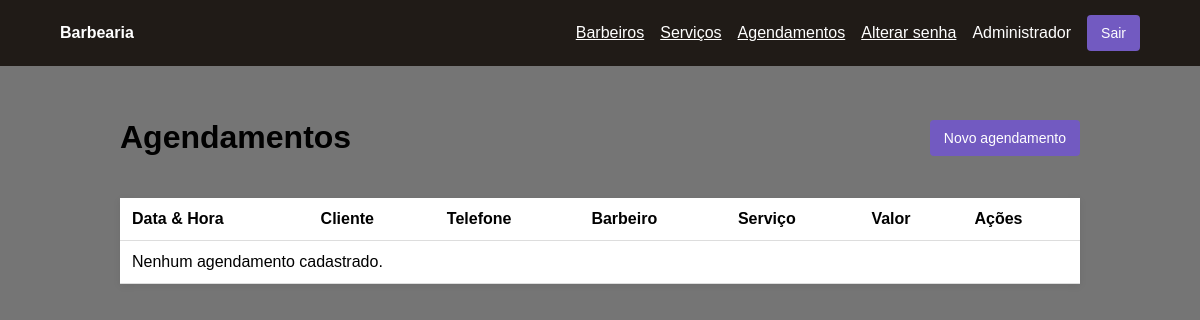
The page /index.php?r=agendamentos (signed in) on the database as committed earlier.
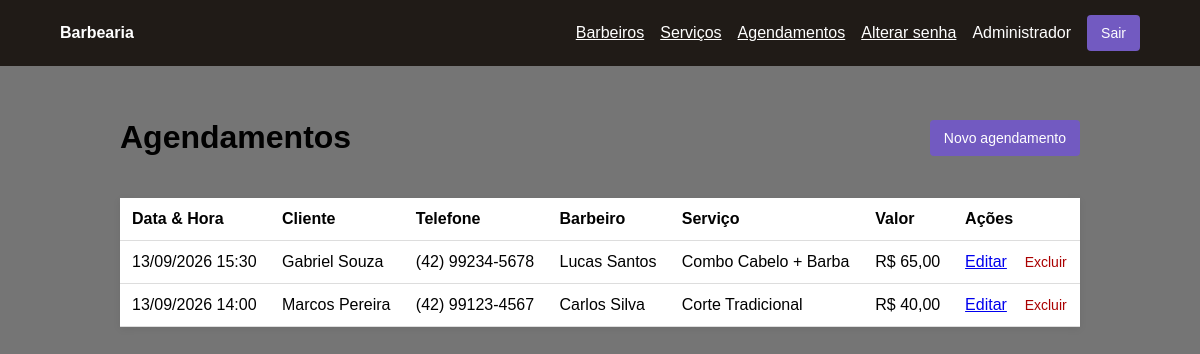
The same page on the database as committed later.
### tables this page shows
CREATE TABLE agendamentos (
  id BIGINT UNSIGNED AUTO_INCREMENT PRIMARY KEY,
  cliente_nome VARCHAR(120) NOT NULL,
  cliente_telefone VARCHAR(20) NOT NULL,
  barbeiro_id BIGINT UNSIGNED NOT NULL,
  servico_id BIGINT UNSIGNED NOT NULL,
  data_hora DATETIME NOT NULL,
  observacoes VARCHAR(255) NULL,
  criado_em DATETIME NOT NULL DEFAULT CURRENT_TIMESTAMP,
  atualizado_em DATETIME NOT NULL DEFAULT CURRENT_TIMESTAMP ON UPDATE CURRENT_TIMESTAMP,
  CONSTRAINT fk_agendamento_barbeiro FOREIGN KEY (barbeiro_id) REFERENCES barbeiros(id) ON DELETE CASCADE,
  CONSTRAINT fk_agendamento_servico FOREIGN KEY (servico_id) REFERENCES servicos(id) ON DELETE CASCADE
);

CREATE TABLE barbeiros (
  id BIGINT UNSIGNED AUTO_INCREMENT PRIMARY KEY,
  nome VARCHAR(120) NOT NULL,
  telefone VARCHAR(20) NOT NULL,
  email VARCHAR(150) NULL UNIQUE,
  especialidade VARCHAR(150) NULL,
  ativo TINYINT(1) NOT NULL DEFAULT 1,
  criado_em DATETIME NOT NULL DEFAULT CURRENT_TIMESTAMP,
  atualizado_em DATETIME NOT NULL DEFAULT CURRENT_TIMESTAMP ON UPDATE CURRENT_TIMESTAMP
);

CREATE TABLE servicos (
  id BIGINT UNSIGNED AUTO_INCREMENT PRIMARY KEY,
  nome VARCHAR(120) NOT NULL,
  preco DECIMAL(10,2) NOT NULL DEFAULT 0.00,
  duracao INT UNSIGNED NOT NULL DEFAULT 30,
  status TINYINT(1) NOT NULL DEFAULT 1,
  criado_em DATETIME NOT NULL DEFAULT CURRENT_TIMESTAMP,
  atualizado_em DATETIME NOT NULL DEFAULT CURRENT_TIMESTAMP ON UPDATE CURRENT_TIMESTAMP
);

### app/Core/view.php (called while the page is built, shortened)
<?php
function view(string $name, array $data = []): void
{
    extract($data, EXTR_SKIP);
    require __DIR__ . '/../Views/' . $name . '.php';
}

### app/Controllers/AgendamentoController.php (called while the page is built, shortened)
<?php
final class AgendamentoController
{
    public function index(): void
    {
        view('agendamentos/index', ['agendamentos' => $this->agendamentos->all()]);
    }
}

### app/Core/Auth.php (called while the page is built, shortened)
<?php
final class Auth
{
    public static function check(): bool
    {
        return isset($_SESSION['usuario']);
    }
    public static function user(): ?array
    {
        return $_SESSION['usuario'] ?? null;
    }
}

### app/Core/helpers.php (called while the page is built, shortened)
<?php
function url(string $route = ''): string
{
    return 'index.php?r=' . rawurlencode($route);
}
function e(?string $value): string
{
    return htmlspecialchars((string)$value, ENT_QUOTES, 'UTF-8');
}

### app/Models/Agendamento.php (called while the page is built, shortened)
<?php
final class Agendamento
{
    public function all(): array
    {
        $sql = 'SELECT a.*, b.nome AS barbeiro_nome, s.nome AS servico_nome, s.preco AS servico_preco
                FROM agendamentos a
                INNER JOIN barbeiros b ON a.barbeiro_id = b.id
                INNER JOIN servicos s ON a.servico_id = s.id
                ORDER BY a.data_hora DESC';
        return $this->db->query($sql)->fetchAll();
    }
}

### app/Views/agendamentos/index.php (the view, shortened to what this page needs)
<?php require __DIR__ . '/../layout/header.php'; ?>
<div class="page-title">
    <h1>Agendamentos</h1>
    <a class="button" href="<?= url('agendamentos/novo') ?>">Novo agendamento</a>
</div>
<table>
    <thead>
    <tr>
        <th>Data & Hora</th>
        <th>Cliente</th>
        <th>Telefone</th>
        <th>Barbeiro</th>
        <th>Serviço</th>
        <th>Valor</th>
        <th>Ações</th>
    </tr>
    </thead>
    <tbody>
    <?php foreach ($agendamentos as $ag): ?>
        <tr>
            <td><?= date('d/m/Y H:i', strtotime($ag['data_hora'])) ?></td>
            <td><?= e($ag['cliente_nome']) ?></td>
            <td><?= e($ag['cliente_telefone']) ?></td>
            <td><?= e($ag['barbeiro_nome']) ?></td>
            <td><?= e($ag['servico_nome']) ?></td>
            <td>R$ <?= number_format((float)$ag['servico_preco'], 2, ',', '.') ?></td>
            <td>
                <a href="<?= url('agendamentos/' . $ag['id'] . '/editar') ?>">Editar</a>&nbsp;&nbsp;&nbsp;
                <form class="inline" method="post" action="<?= url('agendamentos/' . $ag['id'] . '/excluir') ?>"
                      onsubmit="return confirm('Remover este agendamento?');">
                    <button class="link danger">Excluir</button>
                </form>
            </td>
        </tr>
    <?php endforeach; ?>
    <?php if (!$agendamentos): ?>
        <tr>
            <td colspan="7">Nenhum agendamento cadastrado.</td>
        </tr>
    <?php endif; ?>
    </tbody>
</table>
<?php require __DIR__ . '/../layout/footer.php'; ?>

### index.php (shortened to what this page needs)
<?php
$config = require __DIR__ . '/config/config.php';
try {
    $db = Database::connect($config);
    $barbeiroModel = new Barbeiro($db);
    $servicosModel = new Servicos($db);
    $agendamentoModel = new Agendamento($db);
    $auth = new AuthController(new Usuario($db));
    $barbeiros = new BarbeiroController($barbeiroModel);
    $servicos = new ServicoController($servicosModel);
    $agendamentos = new AgendamentoController($agendamentoModel, $barbeiroModel, $servicosModel);
    $route = trim((string)($_GET['r'] ?? ''), '/');
    $method = $_SERVER['REQUEST_METHOD'];
    if ($route === '' || $route === 'login') {
        $method === 'POST' ? $auth->login() : $auth->form();
    } elseif ($route === 'logout' && $method === 'POST') {
        $auth->logout();
    } elseif ($route === 'senha' && $method === 'GET') {
        $auth->passwordForm();
    } elseif ($route === 'senha' && $method === 'POST') {
        $auth->changePassword();
    } elseif ($route === 'barbeiros' && $method === 'GET') {
        $barbeiros->index();
    } elseif ($route === 'barbeiros/novo' && $method === 'GET') {
        $barbeiros->create();
    } elseif ($route === 'barbeiros' && $method === 'POST') {
        $barbeiros->store();
    } elseif (preg_match('#^barbeiros/(\d+)/editar$#', $route, $m) && $method === 'GET') {
        $barbeiros->edit((int)$m[1]);
    } elseif (preg_match('#^barbeiros/(\d+)/atualizar$#', $route, $m) && $method === 'POST') {
        $barbeiros->update((int)$m[1]);
    } elseif (preg_match('#^barbeiros/(\d+)/excluir$#', $route, $m) && $method === 'POST') {
        $barbeiros->destroy((int)$m[1]);
    } elseif ($route === 'servicos' && $method === 'GET') {
        $servicos->index();
    } elseif ($route === 'servicos/novo' && $method === 'GET') {
        $servicos->create();
    } elseif ($route === 'servicos' && $method === 'POST') {
        $servicos->store();
    } elseif (preg_match('#^servicos/(\d+)/editar$#', $route, $m) && $method === 'GET') {
        $servicos->edit((int)$m[1]);
    } elseif (preg_match('#^servicos/(\d+)/atualizar$#', $route, $m) && $method === 'POST') {
        $servicos->update((int)$m[1]);
    } elseif (preg_match('#^servicos/(\d+)/excluir$#', $route, $m) && $method === 'POST') {
        $servicos->destroy((int)$m[1]);
    } elseif ($route === 'agendamentos' && $method === 'GET') {
        $agendamentos->index();
    } elseif ($route === 'agendamentos/novo' && $method === 'GET') {
        $agendamentos->create();
    } elseif ($route === 'agendamentos' && $method === 'POST') {
        $agendamentos->store();
    } elseif (preg_match('#^agendamentos/(\d+)/editar$#', $route, $m) && $method === 'GET') {
        $agendamentos->edit((int)$m[1]);
    } elseif (preg_match('#^agendamentos/(\d+)/atualizar$#', $route, $m) && $method === 'POST') {
        $agendamentos->update((int)$m[1]);
    } elseif (preg_match('#^agendamentos/(\d+)/excluir$#', $route, $m) && $method === 'POST') {
        $agendamentos->destroy((int)$m[1]);
    } else {
        http_response_code(404);
        trigger_error("Rota não encontrada: {$route}", E_USER_WARNING);
        echo 'Página não encontrada.';
    }
} catch (PDOException $e) {
    error_log('Erro de banco de dados: ' . $e->getMessage());
    http_response_code(500);
    exit('Não foi possível conectar ao banco. Confira config/config.php.');
} catch (Throwable $e) {
    error_log('Erro inesperado: ' . $e->getMessage());
    http_response_code(500);
    exit('ocorreu um erro inesperado');
}

### app/Views/layout/header.php (shortened to what this page needs)
<!doctype html>
<html lang="pt-BR">
<head>
    <link rel="stylesheet" href="assets/style.css">
</head>
<body>
<?php if (Auth::check()): ?>
    <header><strong><?= e($config['app_name']) ?></strong>
    <nav><a href="<?= url('barbeiros') ?>">Barbeiros</a><a href="<?= url('servicos') ?>">Serviços</a><a href="<?= url('agendamentos') ?>">Agendamentos</a><a href="<?= url('senha') ?>">Alterar
            senha</a><span><?= e(Auth::user()['nome']) ?></span>
        <form method="post" action="<?= url('logout') ?>"><input type="hidden" name="csrf" value="<?= Csrf::token() ?>">
            <button>Sair</button>
        </form>
    </nav></header><?php endif; ?>
<main>

### app/Views/layout/footer.php
</main>
<script src="assets/app.js"></script></body></html>

### assets/style.css (style rules this page uses)
* { box-sizing: border-box }
body { margin: 0; background: #757575; font: 16px Arial, sans-serif; color: #010101 }
header { background: #201b17; color: #fff; padding: 15px max(5%, 20px); display: flex; justify-content: space-between; align-items: center }
nav { display: flex; gap: 16px; align-items: center }
nav a, nav button { color: #fff }
nav form, .inline { display: inline }
main { max-width: 1000px; margin: 32px auto; padding: 0 20px }
.page-title { display: flex; justify-content: space-between; align-items: center; margin-bottom: 20px }
button, .button { background: #725ac1; color: white; border: 0; border-radius: 4px; padding: 10px 14px; cursor: pointer; text-decoration: none; font-size: 14px }
.link { background: none; color: #e40e0e; padding: 0 }
.danger { color: #a00 }
table { width: 100%; background: #fff; border-collapse: collapse; box-shadow: 0 2px 8px #0001 }
th, td { padding: 12px; text-align: left; border-bottom: 1px solid #ddd }

Rows that differ between the two databases and show on the page:
added agendamentos: data_hora "13/09/2026 15:30", cliente_nome "Gabriel Souza", cliente_telefone "(42) 99234-5678", barbeiro.nome "Lucas Santos", servico.nome "Combo Cabelo + Barba", servico.preco "65,00"
added agendamentos: data_hora "13/09/2026 14:00", cliente_nome "Marcos Pereira", cliente_telefone "(42) 99123-4567", barbeiro.nome "Carlos Silva", servico.nome "Corte Tradicional", servico.preco "40,00"
Other text that changed with them:
text no longer shown: "Nenhum agendamento cadastrado."
